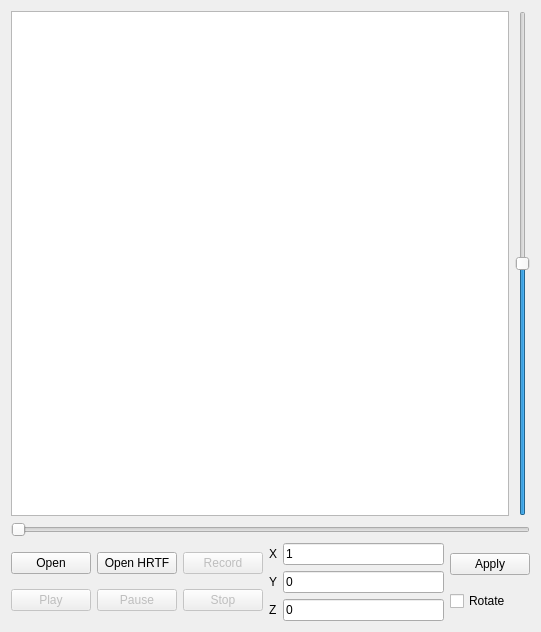
<?xml version="1.0" encoding="UTF-8"?>
<ui version="4.0">
 <class>Widget</class>
 <widget class="QWidget" name="Widget">
  <property name="geometry">
   <rect>
    <x>0</x>
    <y>0</y>
    <width>541</width>
    <height>632</height>
   </rect>
  </property>
  <property name="windowTitle">
   <string>HRTFPlayer</string>
  </property>
  <layout class="QVBoxLayout" name="verticalLayout_3">
   <item>
    <layout class="QHBoxLayout" name="horizontalLayout_4">
     <item>
      <widget class="TopView" name="topView">
       <property name="verticalScrollBarPolicy">
        <enum>Qt::ScrollBarAlwaysOff</enum>
       </property>
       <property name="horizontalScrollBarPolicy">
        <enum>Qt::ScrollBarAlwaysOff</enum>
       </property>
      </widget>
     </item>
     <item>
      <widget class="QSlider" name="heightSlider">
       <property name="minimum">
        <number>-5000</number>
       </property>
       <property name="maximum">
        <number>5000</number>
       </property>
       <property name="orientation">
        <enum>Qt::Vertical</enum>
       </property>
      </widget>
     </item>
    </layout>
   </item>
   <item>
    <widget class="QSlider" name="progressSlider">
     <property name="enabled">
      <bool>false</bool>
     </property>
     <property name="orientation">
      <enum>Qt::Horizontal</enum>
     </property>
    </widget>
   </item>
   <item>
    <layout class="QHBoxLayout" name="horizontalLayout_3">
     <item>
      <layout class="QVBoxLayout" name="verticalLayout">
       <item>
        <layout class="QHBoxLayout" name="horizontalLayout">
         <item>
          <widget class="QPushButton" name="openButton">
           <property name="text">
            <string>Open</string>
           </property>
          </widget>
         </item>
         <item>
          <widget class="QPushButton" name="openHRTFButton">
           <property name="text">
            <string>Open HRTF</string>
           </property>
          </widget>
         </item>
         <item>
          <widget class="QPushButton" name="recordButton">
           <property name="enabled">
            <bool>false</bool>
           </property>
           <property name="text">
            <string>Record</string>
           </property>
          </widget>
         </item>
        </layout>
       </item>
       <item>
        <layout class="QHBoxLayout" name="horizontalLayout_2">
         <item>
          <widget class="QPushButton" name="playButton">
           <property name="enabled">
            <bool>false</bool>
           </property>
           <property name="text">
            <string>Play</string>
           </property>
          </widget>
         </item>
         <item>
          <widget class="QPushButton" name="pauseButton">
           <property name="enabled">
            <bool>false</bool>
           </property>
           <property name="text">
            <string>Pause</string>
           </property>
          </widget>
         </item>
         <item>
          <widget class="QPushButton" name="stopButton">
           <property name="enabled">
            <bool>false</bool>
           </property>
           <property name="text">
            <string>Stop</string>
           </property>
          </widget>
         </item>
        </layout>
       </item>
      </layout>
     </item>
     <item>
      <layout class="QFormLayout" name="formLayout">
       <item row="0" column="0">
        <widget class="QLabel" name="xLabel">
         <property name="text">
          <string>X</string>
         </property>
        </widget>
       </item>
       <item row="0" column="1">
        <widget class="QLineEdit" name="xEdit">
         <property name="text">
          <string>1</string>
         </property>
        </widget>
       </item>
       <item row="1" column="0">
        <widget class="QLabel" name="yLabel">
         <property name="text">
          <string>Y</string>
         </property>
        </widget>
       </item>
       <item row="1" column="1">
        <widget class="QLineEdit" name="yEdit">
         <property name="text">
          <string>0</string>
         </property>
        </widget>
       </item>
       <item row="2" column="0">
        <widget class="QLabel" name="zLabel">
         <property name="text">
          <string>Z</string>
         </property>
        </widget>
       </item>
       <item row="2" column="1">
        <widget class="QLineEdit" name="zEdit">
         <property name="text">
          <string>0</string>
         </property>
        </widget>
       </item>
      </layout>
     </item>
     <item>
      <layout class="QVBoxLayout" name="verticalLayout_2">
       <item>
        <widget class="QPushButton" name="applyButton">
         <property name="text">
          <string>Apply</string>
         </property>
        </widget>
       </item>
       <item>
        <widget class="QCheckBox" name="rotateCheckBox">
         <property name="text">
          <string>Rotate</string>
         </property>
        </widget>
       </item>
      </layout>
     </item>
    </layout>
   </item>
  </layout>
 </widget>
 <layoutdefault spacing="6" margin="11"/>
 <customwidgets>
  <customwidget>
   <class>TopView</class>
   <extends>QGraphicsView</extends>
   <header>topview.h</header>
  </customwidget>
 </customwidgets>
 <resources/>
 <connections/>
</ui>
